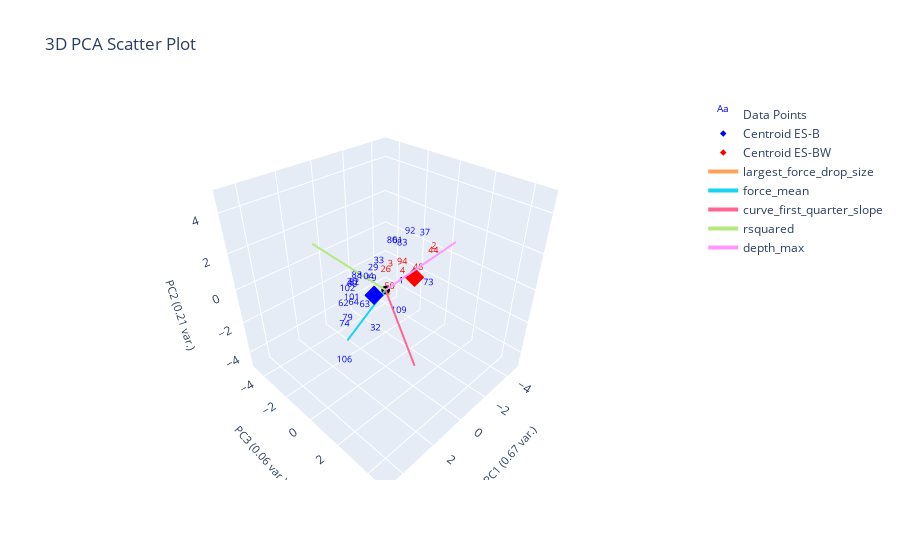

The cell this chart's notebook holds for it:
### Markdown cell above
# Split Based on Popcorn

### Code cell
from sklearn.neighbors import NearestCentroid

ylabel_name = "popcorn"
data_with_popcorn_label = data_features[data_features['popcorn'].notna()]

popcorn_x = plotting.extract_numerical_features(data_with_popcorn_label).values
popcorn_ylabels = data_with_popcorn_label['popcorn'].astype(int)

nc = NearestCentroid()
nc.fit(popcorn_x, popcorn_ylabels)

nc_predictions = pd.Series(nc.predict(clustering_features.values))
proba = np.round(nc.predict_proba(clustering_features), 2)

# proba = pd.DataFrame(data=proba, columns=nc.classes, index=data_without_op)
centroids = pd.DataFrame(data=nc.centroids_, columns=clustering_features.columns)
centroids[f'{ylabel_name}_nums'] = nc.classes_

changed_ylabel_idxs = loss(nc_predictions, popcorn_ylabels)
corrected_predctions = correct_pseudo_ylabels_to_actual(nc_predictions, popcorn_ylabels, changed_ylabel_idxs)

# plotting.plot_specific_curves([4], curve_data, data_features, color='green')
# print(data_with_popcorn_label[data_with_popcorn_label['popcorn']][['filenames', 'popcorn']])
# plotting labeled data only
plotting.plot_cluster_subplots(
                            popcorn_ylabels, 
                            curve_data, 
                            cluster_category_names=["No Popcorn", "Yes Popcorn"], 
                            bold_idxs=popcorn_ylabels.index,
                            prediction_proba=proba)
plotting.plot_pca(data_with_popcorn_label, popcorn_ylabels, 3, "", ylabel_name, centroids=centroids)

# # plotting labeled with predictions
# plotting.plot_cluster_subplots(
#                             corrected_predctions,
#                             curve_data,
#                             cluster_category_names=["No Popcorn", "Yes Popcorn"],
#                             bold_idxs=popcorn_ylabels.index,
#                             prediction_proba=proba)
# plotting.plot_pca(clustering_features, corrected_predctions, 3, "", ylabel_name=ylabel_name, centroids=centroids)

### Figure 1 — Plotly figure (JSON) as saved in the notebook; plotly's stock layout.template omitted (floating-point values rounded to 4 significant figures)
{"data": [{"mode": "text", "name": "Data Points", "text": ["1", "2", "3", "4", "19", "26", "29", "30", "32", "33", "37", "44", "48", "50", "60", "61", "62", "63", "64", "73", "74", "79", "80", "82", "83", "88", "91", "92", "94", "101", "102", "104", "106", "109"], "textfont": {"color": ["blue", "red", "red", "red", "blue", "red", "blue", "blue", "blue", "blue", "blue", "red", "red", "red", "blue", "blue", "blue", "blue", "blue", "blue", "blue", "blue", "blue", "blue", "blue", "blue", "red", "blue", "red", "blue", "blue", "blue", "blue", "blue"], "size": 9}, "type": "scatter3d", "x": [-1.159, -2.577, -0.5791, -1.982, 0.5285, -1.124, 0.09522, 1.78, 1.128, -0.065, -1.778, -2.863, -3.035, -1.038, 1.89, -0.5443, 2.659, 1.688, 2.236, -2.833, 3.156, 2.888, -0.3792, 1.749, -1.003, 1.243, -5.037, -0.9815, -1.937, 1.666, 2.067, 1.015, 4.063, -0.9342], "y": [-0.0859, 0.7363, -0.254, -0.7378, -0.4147, -1.118, -0.7552, -0.3477, 0.4329, -0.5202, 0.7875, 0.5031, -0.579, -0.7383, -0.2346, 0.1857, 0.02572, 0.3486, 0.2348, 0.3443, 0.6346, 0.5299, 0.03465, -0.2619, 0.09231, -0.6404, 1.5, 0.582, -0.7257, -0.6219, -0.3563, -0.2432, 1.62, 0.0424], "z": [-0.7685, 1.002, 0.4376, -0.8739, 0.05836, -0.5621, 0.2952, 0.5261, -2.152, 0.7361, 2.086, 0.524, -1.087, -1.386, 0.5056, 1.931, -0.01855, -0.4385, -0.06533, -1.517, -0.5219, -0.403, 1.944, 0.5259, 1.576, 0.4786, -1.335, 2.412, -0.2874, -0.5741, 0.2952, 0.4875, -1.353, -2.479]}, {"marker": {"color": "blue", "size": 5, "symbol": "diamond"}, "mode": "markers", "name": "Centroid ES-B", "type": "scatter3d", "x": [0.8069], "y": [0.05654], "z": [0.1427]}, {"marker": {"color": "red", "size": 5, "symbol": "diamond"}, "mode": "markers", "name": "Centroid ES-BW", "type": "scatter3d", "x": [-2.241], "y": [-0.157], "z": [-0.3963]}, {"marker": {"color": "black", "size": 3}, "mode": "markers", "name": "Origin", "showlegend": false, "type": "scatter3d", "x": [0], "y": [0], "z": [0]}, {"line": {"width": 4}, "mode": "lines+text", "name": "largest_force_drop_size", "textposition": "top center", "type": "scatter3d", "x": [0, -2.405], "y": [0, -2.059], "z": [0, -2.549]}, {"line": {"width": 4}, "mode": "lines+text", "name": "force_mean", "textposition": "top center", "type": "scatter3d", "x": [0, 2.476], "y": [0, -0.02915], "z": [0, -1.646]}, {"line": {"width": 4}, "mode": "lines+text", "name": "curve_first_quarter_slope", "textposition": "top center", "type": "scatter3d", "x": [0, 1.561], "y": [0, 3.343], "z": [0, -1.569]}, {"line": {"width": 4}, "mode": "lines+text", "name": "rsquared", "textposition": "top center", "type": "scatter3d", "x": [0, 2.379], "y": [0, -2.196], "z": [0, 2.585]}, {"line": {"width": 4}, "mode": "lines+text", "name": "depth_max", "textposition": "top center", "type": "scatter3d", "x": [0, -2.233], "y": [0, 2.182], "z": [0, 2.578]}], "layout": {"autosize": true, "scene": {"aspectmode": "cube", "xaxis": {"range": [-5.037, 5.037], "title": {"font": {"size": 11}, "text": "PC1 (0.67 var.)"}}, "yaxis": {"range": [-5.037, 5.037], "title": {"font": {"size": 11}, "text": "PC3 (0.06 var.)"}}, "zaxis": {"range": [-5.037, 5.037], "title": {"font": {"size": 11}, "text": "PC2 (0.21 var.)"}}}, "title": {"text": "3D PCA Scatter Plot"}}}
